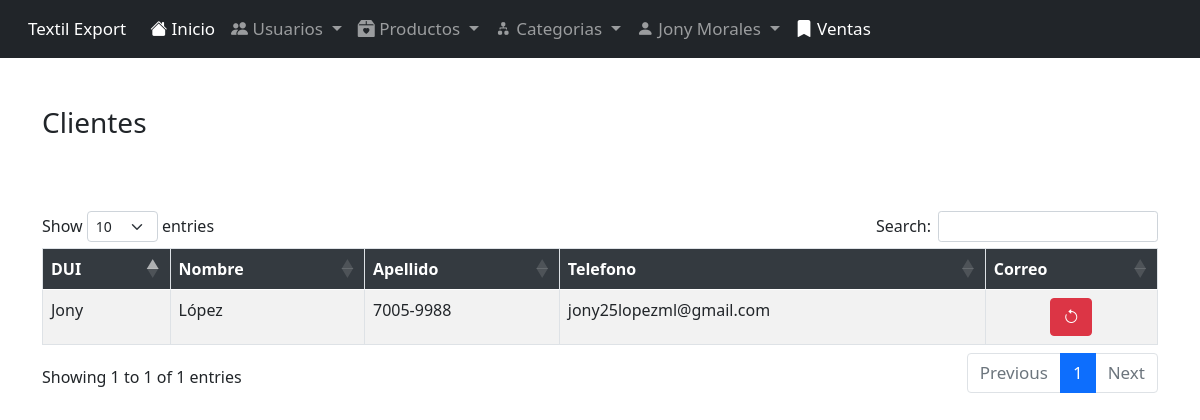
The page /Clientes/Estado/Habilitado (signed in) on the database its author committed.
### tables this page shows
CREATE TABLE IF NOT EXISTS `cliente` (
  `codigo_cliente` char(10) NOT NULL,
  `nombre` varchar(50) NOT NULL,
  `apellido` varchar(50) NOT NULL,
  `correo` varchar(75) NOT NULL,
  `clave` varchar(255) NOT NULL,
  `telefono` varchar(9) NOT NULL,
  `direccion` varchar(255) NOT NULL,
  `hash_active` varchar(255) NOT NULL,
  `id_tipo_usuario` int NOT NULL DEFAULT '3',
  `verificado` int NOT NULL DEFAULT '1',
  `id_estado` int NOT NULL DEFAULT '1',
  PRIMARY KEY (`codigo_cliente`),
  KEY `clienteo_ibfk_2` (`id_estado`),
  KEY `cliente_ibfk_3` (`id_tipo_usuario`)
);

### index.php (called while the page is built, shortened)
<?php
include_once "./controllers/ClientesController.php";
$router = new Routing();
$method=$router->method;
$param=$router->param;
$controller=new $controller;
$controller->$method($param);

### models/ConexionModel.php (called while the page is built, shortened)
<?php
abstract class ModelPDO{
        private $db_host="localhost";
        private $db_user="root";
        private $db_pass="";
        private $db_name="textil-export";
        protected $conn;
        protected function db_open()
        {
            try
            {
                $this->conn= new PDO("mysql: host=$this->db_host;dbname=$this->db_name;charset=utf8" ,$this->db_user,$this->db_pass);
            }
            catch(PDOException $e)
            {
                echo $e->getMessage();
            }
        }
        protected function db_close()
        {
            $this->conn=null;
        }
        protected function get_query($query,$params=array())
        {
            $rows= [];
            $stmt = $this->conn->prepare($query);
            $stmt->execute($params);
            while($rows[]=$stmt->fetch(PDO::FETCH_ASSOC));
            array_pop($rows);
            return $rows;
        }
}

### models/ClientesModel.php (called while the page is built, shortened)
<?php
require_once "ConexionModel.php";
class ClientesModel extends ModelPDO{
    public function getStatus($id=''){
        $query = '';
        if($id==''){
            $query="SELECT * FROM cliente C INNER JOIN estado E ON C.id_estado=E.id_estado;";
        }
        else{
            $query= "SELECT * FROM cliente C INNER JOIN estado E ON C.id_estado=E.id_estado WHERE nombre_estado=:nombre_estado";
        }
        return $this->get_query($query,[":nombre_estado"=>$id]);
    }
}

### views/Clientes/index.php (the view, shortened to what this page needs)
<!DOCTYPE html>
<html lang="en">
<head>
    <?php
        include 'views/header.php';
    ?>
</head>
<body>
<?php
        include 'views/menu.php';
    ?>
<div class="container">
            <div class="row my-5">
                <h3>Clientes</h3>
            </div>
            <div class="row mx-6 mt-5">
        <div class="col ml-5">
            <div class="row mt-3">
                <table id="listado" class="table table-striped table-bordered table-hover table-responsive table-condensed">
                    <thead class="Te" style="background-color: #343a40; color:white">
                        <tr>
                            <th>DUI</th>
                            <th>Nombre</th>
                            <th>Apellido</th>
                            <th>Telefono</th>
                            <th>Correo</th>
                        </tr>
                    </thead>
                    <tbody>
                        <?php
                   foreach ($clientes as $cliente)
                   {
                   ?>
                        <tr < id="id_<?=$cliente['codigo_cliente']?>">
                            <td><?=$cliente['nombre']?></td>
                            <td><?=$cliente['apellido']?></td>
                            <td><?=$cliente['telefono']?></td>
                            <td><?=$cliente['correo']?></td>
                            <td>
                                <center>
                                <?php if($cliente['nombre_estado']=='Habilitado') {?>
                                    <a title="Editar"  class="btn btn-danger btn-circle" href="<?=PATH?>/Clientes/Actualizar/<?=$cliente['codigo_cliente']?>"><i class="bi bi-arrow-counterclockwise"></i></span></a>
                                <?php }elseif($cliente['nombre_estado']=='Deshabilitado'){?>
                                    <a title="Editar"  class="btn btn-primary btn-circle" href="<?=PATH?>/Clientes/Actualizar/<?=$cliente['codigo_cliente']?>"><i class="bi bi-arrow-counterclockwise"></i></span></a>
                                        <?php }?>
                                </center>
                                </td>
                        </tr>
                        <?php
                        }
                    ?>
                    </tbody>
                </table>
            </div>
        </div>
            </div>
</div>
    </body>
</html>

### views/assets/css/nav.css (style rules this page uses)
a { text-decoration: none; color: white; font-size: 17px; }

### views/assets/css/all.css (style rules this page uses)
body { background-color: white; }

### rows shown on the page
cliente: nombre "Jony", apellido "López", telefono "7005-9988", correo "jony25lopezml@gmail.com"

### other values the page prints
$_SESSION['login_buffer']['nombre'] "Jony Morales"
